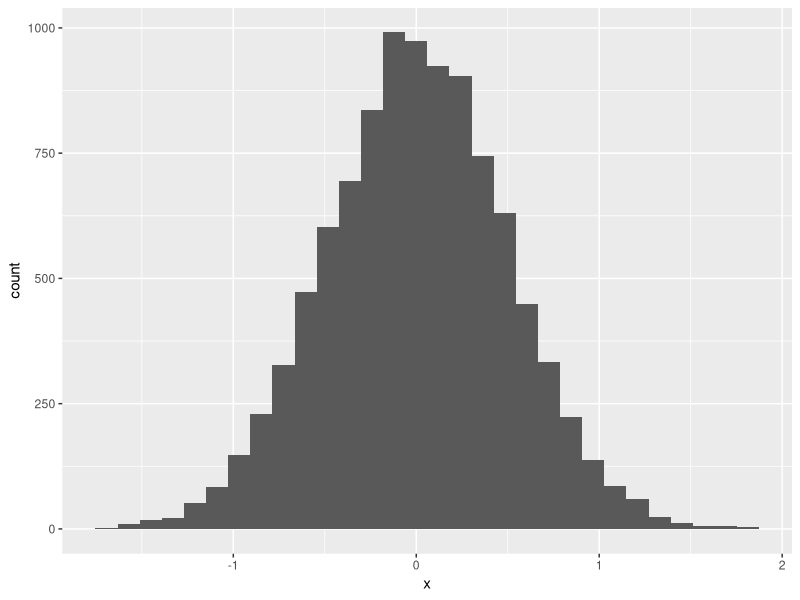
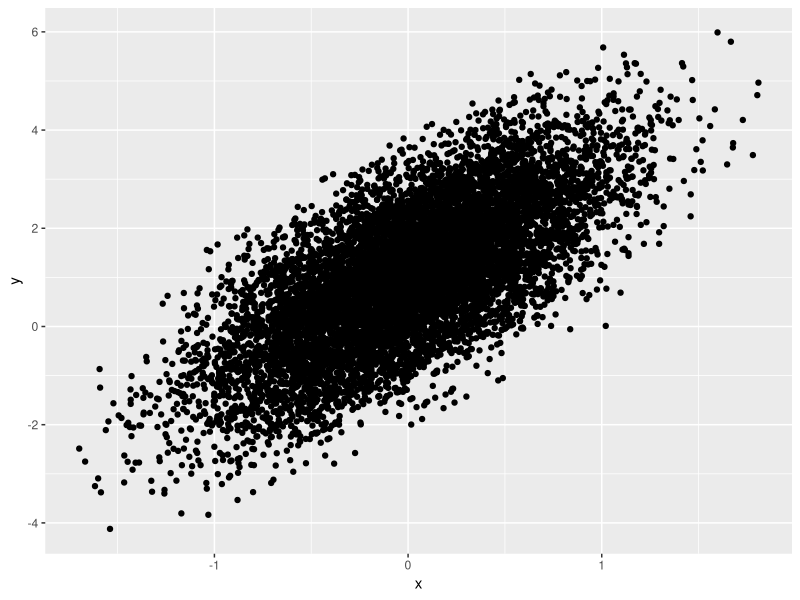

Write R code to recreate these figures, in order.
## ---- chunk 1
library(tidyverse)
## ---- chunk 2
set.seed(1234)

plot_df = tibble(
  x = rnorm(10000, sd = .5),
  y = 1 + 2 * x + rnorm(1000)
)
## ---- chunk 3
ggplot(plot_df, aes(x = x)) + geom_histogram()
## ---- chunk 4
ggplot(plot_df, aes(x = x, y = y)) + geom_point()
